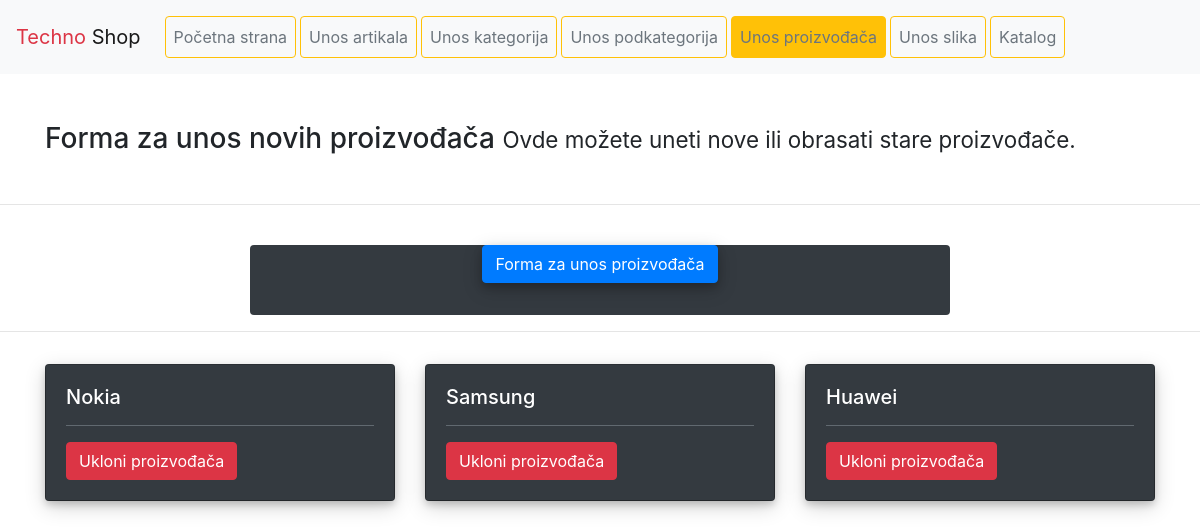
Before: /php/proizvodjac/unosProizvodjac.php with the older database file.
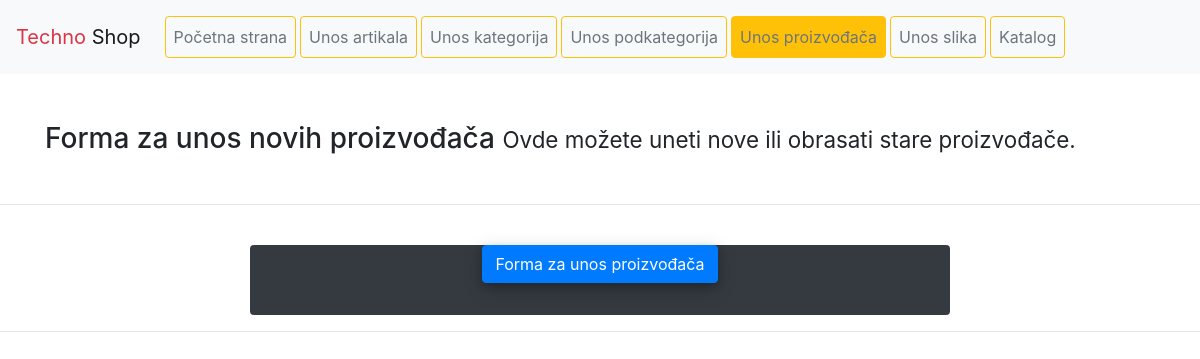
After: the same page with the newer database file.
### tables this page shows
CREATE TABLE IF NOT EXISTS `proizvodjac` (
  `proizvodjac_id` int(11) NOT NULL AUTO_INCREMENT,
  `proizvodjac_naziv` varchar(128) NOT NULL,
  PRIMARY KEY (`proizvodjac_id`),
  UNIQUE KEY `proizvodjac_id_UNIQUE` (`proizvodjac_id`)
);

### php/proizvodjac/unosProizvodjac.php (the view, shortened to what this page needs)
<?php
include_once('../header.php');
?>
  <nav class="navbar navbar-expand-lg navbar-light bg-light">
    <a class="navbar-brand" href="../index.php"><span class="text-danger">Techno</span> <span>Shop</span></a>
    <div class="collapse navbar-collapse" id="navbarNavAltMarkup">
      <div class="navbar-nav p-1 m-1">
        <a href="../index.php" class="nav-link btn btn-outline-warning text-secondary mr-1">Početna strana</a>
        <a href="../artikli/unosArtikl.php" class="nav-link btn btn-outline-warning text-secondary mr-1">Unos artikala<span class="sr-only">(current)</span></a>
        <a href="../kategorije/unosKategorija.php" class="nav-link btn btn-outline-warning text-secondary mr-1">Unos kategorija</a>
        <a href="../podkategorije/unosPodkategorija.php" class="nav-link btn btn-outline-warning text-secondary mr-1">Unos podkategorija</a>
        <a href="../proizvodjac/unosProizvodjac.php" class="nav-link btn btn-outline-warning text-secondary mr-1 active">Unos proizvođača</a>
        <a href="../slike/unosSlika.php" class="nav-link btn btn-outline-warning text-secondary mr-1">Unos slika</a>
        <a href="../katalog/katalog.php" class="nav-link btn btn-outline-warning text-secondary mr-1">Katalog</a>
      </div>
    </div>
  </nav>
<br>
<br>
<div class="container">
    <h3>
        Forma za unos novih proizvođača
        <small>
            Ovde možete uneti nove ili obrasati stare proizvođače.
        </small>
    </h3>
</div>
<br>
<hr>
<br>
<div class="container col-lg-7 col-md-7 text-center bg-dark pb-3 rounded">
    <p>
        <a class="btn btn-primary"
           style="box-shadow: 0 4px 8px 0 rgba(0, 0, 0, 0.2), 0 6px 20px 0 rgba(0, 0, 0, 0.19);"
           data-toggle="collapse" href="#collapseExample" role="button" aria-expanded="false"
           aria-controls="collapseExample">
            Forma za unos proizvođača
        </a>
    </p>
</div>
<hr>
<div class="container">
    <div class="row">
        <?php
        try {
            $pdo = Database::connect();
            $query = $pdo->prepare(
                'SELECT * FROM TechnoShop.Proizvodjac'
            );
            $query->execute();
            while ($row = $query->fetch()) {
                echo '<div class="col-sm-6 col-md-6 col-lg-4 my-3">
                <div class="card text-white bg-dark">
                    <div class="card-body" style="box-shadow: 0 4px 8px 0 rgba(0, 0, 0, 0.2), 0 6px 20px 0 rgba(0, 0, 0, 0.19);">
                        <h5 class="card-title">' . $row['proizvodjac_naziv'] . '</h5>
                        <hr class="bg-secondary">
                        <a href="ukloniProizvodjaca.php?id=' . $row['proizvodjac_id'] . '">
                            <button class="btn btn-danger">Ukloni proizvođača</button>
                        </a>
                    </div>
                </div>
            </div>';
            }
        } catch (PDOException $e) {
            echo $e->getMessage();
        }
        ?>
    </div>
</div>
<?php
    include_once('../footer.php');
?>

Changed rows visible on the page:
removed proizvodjac: proizvodjac_naziv "Nokia"
removed proizvodjac: proizvodjac_naziv "Samsung"
removed proizvodjac: proizvodjac_naziv "Huawei"
